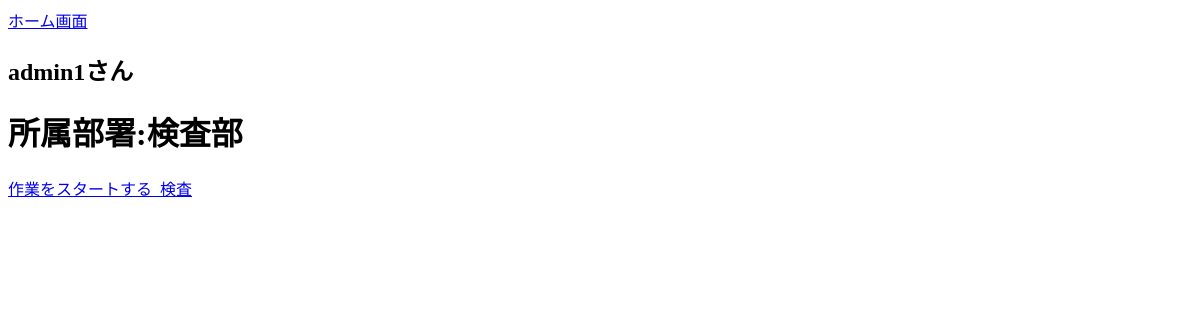
/daily_report/report_list/ (signed in), run on an earlier commit of the app's database.
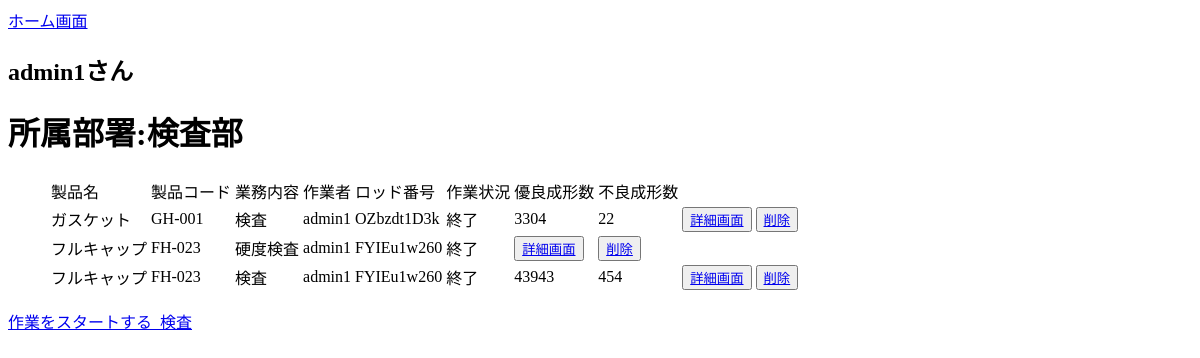
And on a later commit of the database.
### accounts/models.py (models this page shows, shortened)
class Users(AbstractBaseUser, PermissionsMixin):
    username = models.CharField(max_length=150, unique=True, verbose_name="ユーザー名")
    birthday = models.DateField(null=True,blank=True, verbose_name="生年月日")
    phone = models.IntegerField(null=True,blank=True, verbose_name="携帯番号")
    email = models.EmailField(max_length=255, unique=True, verbose_name="メールアドレス")
    department = models.ForeignKey(
        Departments, on_delete=models.PROTECT, null=True,blank=True
    )
    is_active = models.BooleanField(default=True)
    is_staff = models.BooleanField(default=False)
    USERNAME_FIELD = 'username'
    EMAIL_FIELD = 'email'
    REQUIRED_FIELDS = ['email']
    objects = UsersManager()

class Departments(models.Model):
    name = models.CharField(max_length=50, verbose_name="部署")
    class Meta:
        verbose_name = '部署'
        db_table = 'departments'

### daily_report/models.py (models this page shows, shortened)
class Report(models.Model):
    user = models.ForeignKey(
        Users, on_delete=models.CASCADE,verbose_name="ユーザー"
    )
    product = models.ForeignKey(
        Products, on_delete=models.CASCADE,verbose_name="製品情報"
    )
    business = models.ForeignKey(
        Business, on_delete=models.CASCADE,verbose_name="業務内容"
    )
    memo = models.CharField(max_length=255,blank=True, null=True,verbose_name="引き継ぎ",)
    lot_number = models.CharField(max_length=10, verbose_name='ロッド番号',default='')
    good_product= models.IntegerField(null=True,blank=True,verbose_name="優良数")
    bad_product= models.IntegerField(null=True,blank=True,verbose_name="不良数")
    status = models.CharField(max_length=10, null=True, blank=True, verbose_name="作業状況",)
    created_at = models.DateTimeField(auto_now_add=True)
    updated_at = models.DateTimeField(auto_now=True)
    class Meta:
        verbose_name = '日報'
        db_table = "report"

class Products(models.Model):
    name = models.CharField(max_length=255,verbose_name="製品名")
    code = models.CharField(max_length=50,verbose_name="製品コード")
    quantity = models.IntegerField(verbose_name="製品取り数")
    pictures = models.FileField(upload_to='product_pictures',verbose_name='製品画像',null=True)
    memo = models.CharField(max_length=255,blank=True, null=True,verbose_name="製品メモ")
    created_at = models.DateTimeField(auto_now_add=True)
    updated_at = models.DateTimeField(auto_now=True)
    class Meta:
        verbose_name = '製品情報'
        db_table = 'products'

class Business(models.Model):
    department = models.ForeignKey(
        Departments, on_delete=models.CASCADE, verbose_name='部署情報'
    )
    name = models.CharField(max_length=50,verbose_name="業務名")
    business_content = models.CharField(max_length=255,verbose_name="業務内容")
    class Meta:
        verbose_name = '業務内容'
        db_table = 'business'

### daily_report/views.py (the view)
# urls.py: path('report_list/', ReportListView.as_view(), name='report_list'),
class ReportListView(LoginRequiredMixin, ListView):
    model = Report
    template_name = os.path.join('report', 'report_list.html')
    context_object_name = 'reports'
    def get_queryset(self):
        today = date.today()
        user_obj = self.request.user
        if user_obj.is_authenticated:
             qs = Report.objects.filter(user=user_obj,created_at__date = today)
        else:
            qs = Report.objects.none()
        return qs
    def get_context_data(self, **kwargs):
        context = super().get_context_data(**kwargs)
        session_data = self.request.session.get('form_data',{})
        task_data = session_data.get('product','business')
        context['task_data'] = task_data
        context['user'] = self.request.user
        return context

### templates/report/report_list.html
{% extends 'base.html' %}
{% block content %}
<h1>所属部署:{{ user.department.name }}</h1>
{% if reports %}
<ul>
    <table >
        <thead>
            <tr>
                <td>製品名</td>
                <td>製品コード</td>
                <td>業務内容</td>
                <td>作業者</td>
                <td>ロッド番号</td>
                <td>作業状況</td>
                <td>優良成形数</td>
                <td>不良成形数</td>
            </tr>
        </thead>
        <tbody>
            {% for report in reports %}
              <tr>
                <td>{{ report.product.name }}</td>
                <td>{{ report.product.code }}</td>
                <td>{{ report.business.name }}</td>
                <td>{{ report.user.username }}</td>
                <td>{{ report.lot_number }}</td>
                <td>{{ report.status }}</td>
                {% if report.good_product is not None %}
                <td>{{ report.good_product }}</td>
                <td>{{ report.bad_product }}</td>
                {% endif %}
                <td><button><a href="{% url 'daily_report:report_detail' pk=report.id %}">詳細画面</a></button></td>
                <td><button><a href="{% url 'daily_report:report_delete' pk=report.id %}">削除</a></button></td>
              </tr>
            {% endfor %}
        </tbody>
    </table>
</ul>
{% endif %}
{% if request.user.department.name == '製造部' %}
<p><a href="{% url 'daily_report:report_start' %}">作業をスタートする</a></p>
{% elif request.user.department.name == '検査部' %}
<p><a href="{% url 'daily_report:report_start_inspection' %}">作業をスタートする_検査</a></p>
{% else %}
<p><a href="{% url 'daily_report:report_start' %}">作業をスタートする</a></p>
{% endif %}
{% endblock %}

### templates/base.html (shortened to what this page needs)
<!DOCTYPE html>
<html lang="ja">
<head>
</head>
<body>
    <nav>
        <a href="{% url 'daily_report:report_list' %}">ホーム画面</a>
        <h1>{{ request.user.username }}さん</h1>
    </nav>
    {% block content %}
    {% endblock %}
</body>
</html>

What changed in the data, as far as the page shows it:
added Report: product.name "ガスケット", product.code "GH-001", business.name "検査", user.username "admin1", lot_number "OZbzdt1D3k", status "終了", good_product "3304", bad_product "22"
added Report: product.name "フルキャップ", product.code "FH-023", business.name "硬度検査", user.username "admin1", lot_number "FYIEu1w260", status "終了"
added Report: product.name "フルキャップ", product.code "FH-023", business.name "検査", user.username "admin1", lot_number "FYIEu1w260", status "終了", good_product "43943", bad_product "454"
Also different on the page:
text now shown: "製品名 製品コード 業務内容 作業者 ロッド番号 作業状況 優良成形数 不良成形数"
